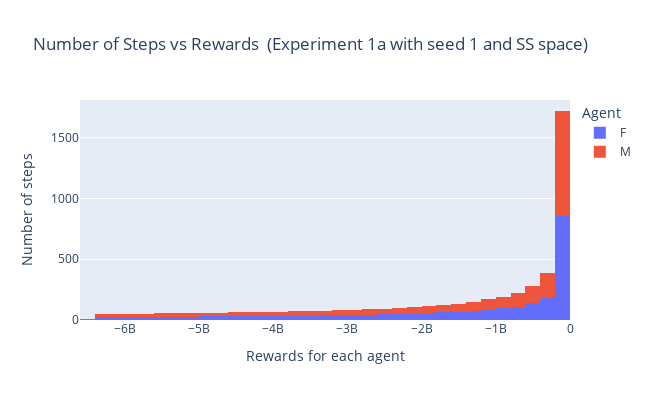

Notebook code for this chart:
### Markdown cell above
<h3>Visualization of performance variables for all experiments using SS (Somewhat Simple) StateSpace</h3>

### Code cell
# EXPERIMENT 1a with seed 1
fig = px.histogram(var_data, x='Rewards', color='Agent', title='Number of Steps vs Rewards \n(Experiment 1a with seed 1 and SS space)')
fig.update_layout(xaxis_title='Rewards for each agent', yaxis_title='Number of steps', width=650, height=400)
fig.show()

### Figure 1 — Plotly figure (JSON) as saved in the notebook; plotly's stock layout.template omitted (floating-point values rounded to 4 significant figures; data arrays with more than 128 entries replaced by an {"elided": "..."} marker saying what was removed)
{"data": [{"alignmentgroup": "True", "bingroup": "x", "hovertemplate": "Agent=F<br>Rewards=%{x}<br>count=%{y}<extra></extra>", "legendgroup": "F", "marker": {"color": "#636efa", "pattern": {"shape": ""}}, "name": "F", "offsetgroup": "F", "orientation": "v", "showlegend": true, "type": "histogram", "x": {"elided": "2499 int values"}, "xaxis": "x", "yaxis": "y"}, {"alignmentgroup": "True", "bingroup": "x", "hovertemplate": "Agent=M<br>Rewards=%{x}<br>count=%{y}<extra></extra>", "legendgroup": "M", "marker": {"color": "#EF553B", "pattern": {"shape": ""}}, "name": "M", "offsetgroup": "M", "orientation": "v", "showlegend": true, "type": "histogram", "x": {"elided": "2499 int values"}, "xaxis": "x", "yaxis": "y"}], "layout": {"barmode": "relative", "height": 400, "legend": {"title": {"text": "Agent"}, "tracegroupgap": 0}, "title": {"text": "Number of Steps vs Rewards \n(Experiment 1a with seed 1 and SS space)"}, "width": 650, "xaxis": {"anchor": "y", "domain": [0, 1], "title": {"text": "Rewards for each agent"}}, "yaxis": {"anchor": "x", "domain": [0, 1], "title": {"text": "Number of steps"}}}}
